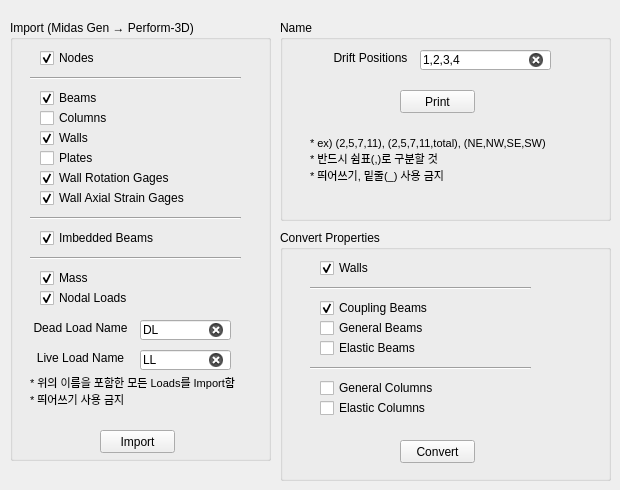
    <widget class="QWidget" name="tab1">
     <attribute name="title">
      <string>Pre-processing</string>
     </attribute>
     <widget class="QGroupBox" name="groupBox_3">
      <property name="geometry">
       <rect>
        <x>10</x>
        <y>20</y>
        <width>261</width>
        <height>441</height>
       </rect>
      </property>
      <property name="title">
       <string>Import (Midas Gen → Perform-3D)</string>
      </property>
      <widget class="QPushButton" name="import_midas_btn">
       <property name="geometry">
        <rect>
         <x>90</x>
         <y>410</y>
         <width>75</width>
         <height>23</height>
        </rect>
       </property>
       <property name="font">
        <font>
         <family>Arial</family>
         <weight>50</weight>
         <bold>false</bold>
        </font>
       </property>
       <property name="text">
        <string>Import</string>
       </property>
      </widget>
      <widget class="QCheckBox" name="import_beam_checkbox">
       <property name="geometry">
        <rect>
         <x>30</x>
         <y>70</y>
         <width>111</width>
         <height>16</height>
        </rect>
       </property>
       <property name="font">
        <font>
         <family>Arial</family>
         <weight>50</weight>
         <bold>false</bold>
        </font>
       </property>
       <property name="text">
        <string>Beams</string>
       </property>
       <property name="checked">
        <bool>true</bool>
       </property>
      </widget>
      <widget class="QCheckBox" name="import_col_checkbox">
       <property name="geometry">
        <rect>
         <x>30</x>
         <y>90</y>
         <width>111</width>
         <height>16</height>
        </rect>
       </property>
       <property name="font">
        <font>
         <family>Arial</family>
         <weight>50</weight>
         <bold>false</bold>
        </font>
       </property>
       <property name="text">
        <string>Columns</string>
       </property>
       <property name="checked">
        <bool>false</bool>
       </property>
      </widget>
      <widget class="QCheckBox" name="import_wall_checkbox">
       <property name="geometry">
        <rect>
         <x>30</x>
         <y>110</y>
         <width>111</width>
         <height>16</height>
        </rect>
       </property>
       <property name="font">
        <font>
         <family>Arial</family>
         <weight>50</weight>
         <bold>false</bold>
        </font>
       </property>
       <property name="text">
        <string>Walls</string>
       </property>
       <property name="checked">
        <bool>true</bool>
       </property>
      </widget>
      <widget class="QCheckBox" name="import_plate_checkbox">
       <property name="geometry">
        <rect>
         <x>30</x>
         <y>130</y>
         <width>111</width>
         <height>16</height>
        </rect>
       </property>
       <property name="font">
        <font>
         <family>Arial</family>
         <weight>50</weight>
         <bold>false</bold>
        </font>
       </property>
       <property name="text">
        <string>Plates</string>
       </property>
      </widget>
      <widget class="QCheckBox" name="import_WR_gage_checkbox">
       <property name="geometry">
        <rect>
         <x>30</x>
         <y>150</y>
         <width>131</width>
         <height>16</height>
        </rect>
       </property>
       <property name="font">
        <font>
         <family>Arial</family>
         <weight>50</weight>
         <bold>false</bold>
        </font>
       </property>
       <property name="text">
        <string>Wall Rotation Gages</string>
       </property>
       <property name="checked">
        <bool>true</bool>
       </property>
      </widget>
      <widget class="QCheckBox" name="import_WAS_gage_checkbox">
       <property name="geometry">
        <rect>
         <x>30</x>
         <y>170</y>
         <width>151</width>
         <height>16</height>
        </rect>
       </property>
       <property name="font">
        <font>
         <family>Arial</family>
         <weight>50</weight>
         <bold>false</bold>
        </font>
       </property>
       <property name="text">
        <string>Wall Axial Strain Gages</string>
       </property>
       <property name="checked">
        <bool>true</bool>
       </property>
      </widget>
      <widget class="QLabel" name="label_5">
       <property name="geometry">
        <rect>
         <x>20</x>
         <y>300</y>
         <width>101</width>
         <height>16</height>
        </rect>
       </property>
       <property name="font">
        <font>
         <family>Arial</family>
         <weight>50</weight>
         <bold>false</bold>
        </font>
       </property>
       <property name="text">
        <string>Dead Load Name</string>
       </property>
       <property name="alignment">
        <set>Qt::AlignCenter</set>
       </property>
      </widget>
      <widget class="QLineEdit" name="DL_name_editbox">
       <property name="geometry">
        <rect>
         <x>130</x>
         <y>300</y>
         <width>91</width>
         <height>20</height>
        </rect>
       </property>
       <property name="font">
        <font>
         <family>Arial</family>
         <weight>50</weight>
         <bold>false</bold>
        </font>
       </property>
       <property name="text">
        <string>DL</string>
       </property>
       <property name="clearButtonEnabled">
        <bool>true</bool>
       </property>
      </widget>
      <widget class="QLabel" name="label_6">
       <property name="geometry">
        <rect>
         <x>20</x>
         <y>330</y>
         <width>101</width>
         <height>16</height>
        </rect>
       </property>
       <property name="font">
        <font>
         <family>Arial</family>
         <weight>50</weight>
         <bold>false</bold>
        </font>
       </property>
       <property name="text">
        <string>Live Load Name</string>
       </property>
       <property name="alignment">
        <set>Qt::AlignCenter</set>
       </property>
      </widget>
      <widget class="QLineEdit" name="LL_name_editbox">
       <property name="geometry">
        <rect>
         <x>130</x>
         <y>330</y>
         <width>91</width>
         <height>20</height>
        </rect>
       </property>
       <property name="font">
        <font>
         <family>Arial</family>
         <weight>50</weight>
         <bold>false</bold>
        </font>
       </property>
       <property name="text">
        <string>LL</string>
       </property>
       <property name="clearButtonEnabled">
        <bool>true</bool>
       </property>
      </widget>
      <widget class="QLabel" name="label_8">
       <property name="geometry">
        <rect>
         <x>20</x>
         <y>350</y>
         <width>221</width>
         <height>41</height>
        </rect>
       </property>
       <property name="font">
        <font>
         <family>Arial</family>
         <pointsize>8</pointsize>
         <weight>50</weight>
         <bold>false</bold>
        </font>
       </property>
       <property name="text">
        <string>* 위의 이름을 포함한 모든 Loads를 Import함
* 띄어쓰기 사용 금지</string>
       </property>
       <property name="textFormat">
        <enum>Qt::AutoText</enum>
       </property>
       <property name="alignment">
        <set>Qt::AlignLeading|Qt::AlignLeft|Qt::AlignVCenter</set>
       </property>
      </widget>
      <widget class="QCheckBox" name="import_node_checkbox">
       <property name="geometry">
        <rect>
         <x>30</x>
         <y>30</y>
         <width>111</width>
         <height>16</height>
        </rect>
       </property>
       <property name="font">
        <font>
         <family>Arial</family>
         <weight>50</weight>
         <bold>false</bold>
        </font>
       </property>
       <property name="text">
        <string>Nodes</string>
       </property>
       <property name="checked">
        <bool>true</bool>
       </property>
      </widget>
      <widget class="QCheckBox" name="import_nodal_load_checkbox">
       <property name="geometry">
        <rect>
         <x>30</x>
         <y>270</y>
         <width>151</width>
         <height>16</height>
        </rect>
       </property>
       <property name="font">
        <font>
         <family>Arial</family>
         <weight>50</weight>
         <bold>false</bold>
        </font>
       </property>
       <property name="text">
        <string>Nodal Loads</string>
       </property>
       <property name="checked">
        <bool>true</bool>
       </property>
      </widget>
      <widget class="QCheckBox" name="import_mass_checkbox">
       <property name="geometry">
        <rect>
         <x>30</x>
         <y>250</y>
         <width>151</width>
         <height>16</height>
        </rect>
       </property>
       <property name="font">
        <font>
         <family>Arial</family>
         <weight>50</weight>
         <bold>false</bold>
        </font>
       </property>
       <property name="text">
        <string>Mass</string>
       </property>
       <property name="checked">
        <bool>true</bool>
       </property>
      </widget>
      <widget class="Line" name="line">
       <property name="geometry">
        <rect>
         <x>20</x>
         <y>50</y>
         <width>211</width>
         <height>16</height>
        </rect>
       </property>
       <property name="orientation">
        <enum>Qt::Horizontal</enum>
       </property>
      </widget>
      <widget class="Line" name="line_2">
       <property name="geometry">
        <rect>
         <x>20</x>
         <y>230</y>
         <width>211</width>
         <height>16</height>
        </rect>
       </property>
       <property name="orientation">
        <enum>Qt::Horizontal</enum>
       </property>
      </widget>
      <widget class="Line" name="line_7">
       <property name="geometry">
        <rect>
         <x>20</x>
         <y>190</y>
         <width>211</width>
         <height>16</height>
        </rect>
       </property>
       <property name="orientation">
        <enum>Qt::Horizontal</enum>
       </property>
      </widget>
      <widget class="QCheckBox" name="import_I_beam_checkbox">
       <property name="geometry">
        <rect>
         <x>30</x>
         <y>210</y>
         <width>151</width>
         <height>16</height>
        </rect>
       </property>
       <property name="font">
        <font>
         <family>Arial</family>
         <weight>50</weight>
         <bold>false</bold>
        </font>
       </property>
       <property name="text">
        <string>Imbedded Beams</string>
       </property>
       <property name="checked">
        <bool>true</bool>
       </property>
      </widget>
     </widget>
     <widget class="QGroupBox" name="groupBox">
      <property name="geometry">
       <rect>
        <x>280</x>
        <y>20</y>
        <width>331</width>
        <height>201</height>
       </rect>
      </property>
      <property name="title">
       <string>Name</string>
      </property>
      <widget class="QPushButton" name="print_name_btn">
       <property name="geometry">
        <rect>
         <x>120</x>
         <y>70</y>
         <width>75</width>
         <height>23</height>
        </rect>
       </property>
       <property name="font">
        <font>
         <family>Arial</family>
         <weight>50</weight>
         <bold>false</bold>
        </font>
       </property>
       <property name="text">
        <string>Print</string>
       </property>
      </widget>
      <widget class="QLabel" name="label_7">
       <property name="geometry">
        <rect>
         <x>40</x>
         <y>30</y>
         <width>101</width>
         <height>16</height>
        </rect>
       </property>
       <property name="font">
        <font>
         <family>Arial</family>
         <weight>50</weight>
         <bold>false</bold>
        </font>
       </property>
       <property name="text">
        <string>Drift Positions</string>
       </property>
       <property name="alignment">
        <set>Qt::AlignCenter</set>
       </property>
      </widget>
      <widget class="QLineEdit" name="drift_pos_editbox">
       <property name="geometry">
        <rect>
         <x>140</x>
         <y>30</y>
         <width>131</width>
         <height>20</height>
        </rect>
       </property>
       <property name="font">
        <font>
         <family>Arial</family>
         <weight>50</weight>
         <bold>false</bold>
        </font>
       </property>
       <property name="text">
        <string>1,2,3,4</string>
       </property>
       <property name="clearButtonEnabled">
        <bool>true</bool>
       </property>
      </widget>
      <widget class="QLabel" name="label_13">
       <property name="geometry">
        <rect>
         <x>30</x>
         <y>100</y>
         <width>271</width>
         <height>81</height>
        </rect>
       </property>
       <property name="font">
        <font>
         <family>Arial</family>
         <pointsize>8</pointsize>
         <weight>50</weight>
         <bold>false</bold>
        </font>
       </property>
       <property name="text">
        <string>* ex) (2,5,7,11), (2,5,7,11,total), (NE,NW,SE,SW)
* 반드시 쉼표(,)로 구분할 것
* 띄어쓰기, 밑줄(_) 사용 금지</string>
       </property>
       <property name="textFormat">
        <enum>Qt::AutoText</enum>
       </property>
       <property name="alignment">
        <set>Qt::AlignLeading|Qt::AlignLeft|Qt::AlignVCenter</set>
       </property>
      </widget>
     </widget>
     <widget class="QGroupBox" name="groupBox_6">
      <property name="geometry">
       <rect>
        <x>280</x>
        <y>230</y>
        <width>331</width>
        <height>251</height>
       </rect>
      </property>
      <property name="title">
       <string>Convert Properties</string>
      </property>
      <widget class="QPushButton" name="convert_prop_btn">
       <property name="geometry">
        <rect>
         <x>120</x>
         <y>210</y>
         <width>75</width>
         <height>23</height>
        </rect>
       </property>
       <property name="font">
        <font>
         <family>Arial</family>
         <weight>50</weight>
         <bold>false</bold>
        </font>
       </property>
       <property name="text">
        <string>Convert</string>
       </property>
      </widget>
      <widget class="QCheckBox" name="convert_gcol_checkbox">
       <property name="geometry">
        <rect>
         <x>40</x>
         <y>150</y>
         <width>121</width>
         <height>16</height>
        </rect>
       </property>
       <property name="font">
        <font>
         <family>Arial</family>
         <weight>50</weight>
         <bold>false</bold>
        </font>
       </property>
       <property name="text">
        <string>General Columns</string>
       </property>
       <property name="checked">
        <bool>false</bool>
       </property>
      </widget>
      <widget class="QCheckBox" name="convert_cbeam_checkbox">
       <property name="geometry">
        <rect>
         <x>40</x>
         <y>70</y>
         <width>121</width>
         <height>16</height>
        </rect>
       </property>
       <property name="font">
        <font>
         <family>Arial</family>
         <weight>50</weight>
         <bold>false</bold>
        </font>
       </property>
       <property name="text">
        <string>Coupling Beams</string>
       </property>
       <property name="checked">
        <bool>true</bool>
       </property>
      </widget>
      <widget class="QCheckBox" name="convert_wall_checkbox">
       <property name="geometry">
        <rect>
         <x>40</x>
         <y>30</y>
         <width>121</width>
         <height>16</height>
        </rect>
       </property>
       <property name="font">
        <font>
         <family>Arial</family>
         <weight>50</weight>
         <bold>false</bold>
        </font>
       </property>
       <property name="text">
        <string>Walls</string>
       </property>
       <property name="checked">
        <bool>true</bool>
       </property>
      </widget>
      <widget class="QCheckBox" name="convert_ecol_checkbox">
       <property name="geometry">
        <rect>
         <x>40</x>
         <y>170</y>
         <width>121</width>
         <height>16</height>
        </rect>
       </property>
       <property name="font">
        <font>
         <family>Arial</family>
         <weight>50</weight>
         <bold>false</bold>
        </font>
       </property>
       <property name="text">
        <string>Elastic Columns</string>
       </property>
       <property name="checked">
        <bool>false</bool>
       </property>
      </widget>
      <widget class="QCheckBox" name="convert_gbeam_checkbox">
       <property name="geometry">
        <rect>
         <x>40</x>
         <y>90</y>
         <width>121</width>
         <height>16</height>
        </rect>
       </property>
       <property name="font">
        <font>
         <family>Arial</family>
         <weight>50</weight>
         <bold>false</bold>
        </font>
       </property>
       <property name="text">
        <string>General Beams</string>
       </property>
       <property name="checked">
        <bool>false</bool>
       </property>
      </widget>
      <widget class="QCheckBox" name="convert_ebeam_checkbox">
       <property name="geometry">
        <rect>
         <x>40</x>
         <y>110</y>
         <width>121</width>
         <height>16</height>
        </rect>
       </property>
       <property name="font">
        <font>
         <family>Arial</family>
         <weight>50</weight>
         <bold>false</bold>
        </font>
       </property>
       <property name="text">
        <string>Elastic Beams</string>
       </property>
       <property name="checked">
        <bool>false</bool>
       </property>
      </widget>
      <widget class="Line" name="line_10">
       <property name="geometry">
        <rect>
         <x>30</x>
         <y>50</y>
         <width>221</width>
         <height>16</height>
        </rect>
       </property>
       <property name="orientation">
        <enum>Qt::Horizontal</enum>
       </property>
      </widget>
      <widget class="Line" name="line_11">
       <property name="geometry">
        <rect>
         <x>30</x>
         <y>130</y>
         <width>221</width>
         <height>16</height>
        </rect>
       </property>
       <property name="orientation">
        <enum>Qt::Horizontal</enum>
       </property>
      </widget>
     </widget>
    </widget>
